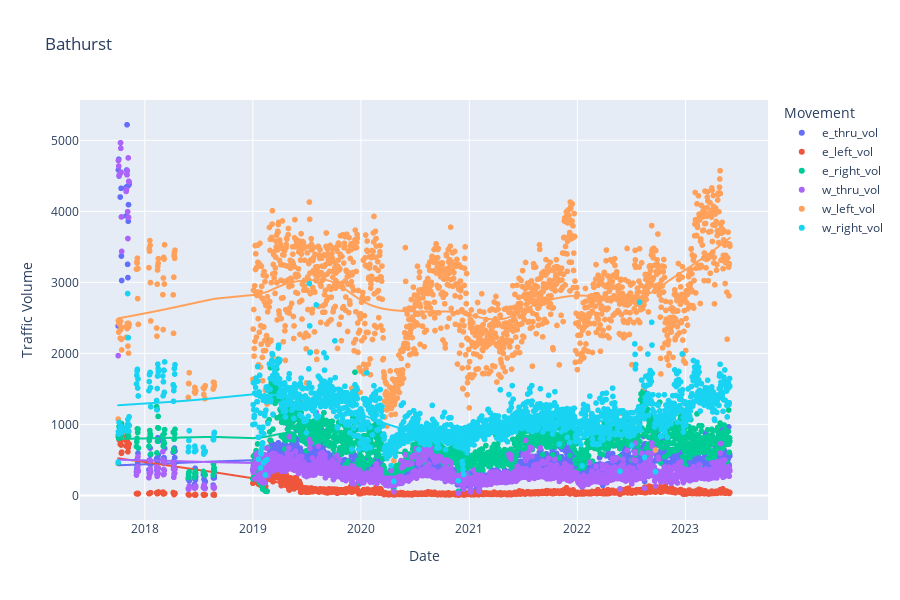

Notebook code cell kept with this figure:
### Code cell
fig = px.scatter(
    df_bathurst,
    x="datet", 
    y=["e_thru_vol", "e_left_vol", "e_right_vol", "w_thru_vol", "w_left_vol", "w_right_vol"],
    labels={
        "datet" : "Date", 
        "value" : "Traffic Volume", 
        "variable" : "Movement"}, 
    trendline="lowess", 
    trendline_options=dict(frac=0.3),
    height=600,
    title="Bathurst")

fig.show()

### Figure 1 — Plotly figure (JSON) as saved in the notebook; plotly's stock layout.template omitted (floating-point values rounded to 4 significant figures; data arrays with more than 128 entries replaced by an {"elided": "..."} marker saying what was removed)
{"data": [{"hovertemplate": "Movement=e_thru_vol<br>Date=%{x}<br>Traffic Volume=%{y}<extra></extra>", "legendgroup": "e_thru_vol", "marker": {"color": "#636efa", "symbol": "circle"}, "mode": "markers", "name": "e_thru_vol", "showlegend": true, "type": "scattergl", "x": {"elided": "1673 str values"}, "xaxis": "x", "y": {"elided": "1673 int values"}, "yaxis": "y"}, {"hovertemplate": "<b>LOWESS trendline</b><br><br>Movement=e_thru_vol<br>Date=%{x}<br>Traffic Volume=%{y} <b>(trend)</b><extra></extra>", "legendgroup": "e_thru_vol", "marker": {"color": "#636efa", "symbol": "circle"}, "mode": "lines", "name": "e_thru_vol", "showlegend": false, "type": "scattergl", "x": {"elided": "1673 str values"}, "xaxis": "x", "y": {"elided": "1673 float values"}, "yaxis": "y"}, {"hovertemplate": "Movement=e_left_vol<br>Date=%{x}<br>Traffic Volume=%{y}<extra></extra>", "legendgroup": "e_left_vol", "marker": {"color": "#EF553B", "symbol": "circle"}, "mode": "markers", "name": "e_left_vol", "showlegend": true, "type": "scattergl", "x": {"elided": "1673 str values"}, "xaxis": "x", "y": {"elided": "1673 int values"}, "yaxis": "y"}, {"hovertemplate": "<b>LOWESS trendline</b><br><br>Movement=e_left_vol<br>Date=%{x}<br>Traffic Volume=%{y} <b>(trend)</b><extra></extra>", "legendgroup": "e_left_vol", "marker": {"color": "#EF553B", "symbol": "circle"}, "mode": "lines", "name": "e_left_vol", "showlegend": false, "type": "scattergl", "x": {"elided": "1673 str values"}, "xaxis": "x", "y": {"elided": "1673 float values"}, "yaxis": "y"}, {"hovertemplate": "Movement=e_right_vol<br>Date=%{x}<br>Traffic Volume=%{y}<extra></extra>", "legendgroup": "e_right_vol", "marker": {"color": "#00cc96", "symbol": "circle"}, "mode": "markers", "name": "e_right_vol", "showlegend": true, "type": "scattergl", "x": {"elided": "1673 str values"}, "xaxis": "x", "y": {"elided": "1673 int values"}, "yaxis": "y"}, {"hovertemplate": "<b>LOWESS trendline</b><br><br>Movement=e_right_vol<br>Date=%{x}<br>Traffic Volume=%{y} <b>(trend)</b><extra></extra>", "legendgroup": "e_right_vol", "marker": {"color": "#00cc96", "symbol": "circle"}, "mode": "lines", "name": "e_right_vol", "showlegend": false, "type": "scattergl", "x": {"elided": "1673 str values"}, "xaxis": "x", "y": {"elided": "1673 float values"}, "yaxis": "y"}, {"hovertemplate": "Movement=w_thru_vol<br>Date=%{x}<br>Traffic Volume=%{y}<extra></extra>", "legendgroup": "w_thru_vol", "marker": {"color": "#ab63fa", "symbol": "circle"}, "mode": "markers", "name": "w_thru_vol", "showlegend": true, "type": "scattergl", "x": {"elided": "1673 str values"}, "xaxis": "x", "y": {"elided": "1673 int values"}, "yaxis": "y"}, {"hovertemplate": "<b>LOWESS trendline</b><br><br>Movement=w_thru_vol<br>Date=%{x}<br>Traffic Volume=%{y} <b>(trend)</b><extra></extra>", "legendgroup": "w_thru_vol", "marker": {"color": "#ab63fa", "symbol": "circle"}, "mode": "lines", "name": "w_thru_vol", "showlegend": false, "type": "scattergl", "x": {"elided": "1673 str values"}, "xaxis": "x", "y": {"elided": "1673 float values"}, "yaxis": "y"}, {"hovertemplate": "Movement=w_left_vol<br>Date=%{x}<br>Traffic Volume=%{y}<extra></extra>", "legendgroup": "w_left_vol", "marker": {"color": "#FFA15A", "symbol": "circle"}, "mode": "markers", "name": "w_left_vol", "showlegend": true, "type": "scattergl", "x": {"elided": "1673 str values"}, "xaxis": "x", "y": {"elided": "1673 int values"}, "yaxis": "y"}, {"hovertemplate": "<b>LOWESS trendline</b><br><br>Movement=w_left_vol<br>Date=%{x}<br>Traffic Volume=%{y} <b>(trend)</b><extra></extra>", "legendgroup": "w_left_vol", "marker": {"color": "#FFA15A", "symbol": "circle"}, "mode": "lines", "name": "w_left_vol", "showlegend": false, "type": "scattergl", "x": {"elided": "1673 str values"}, "xaxis": "x", "y": {"elided": "1673 float values"}, "yaxis": "y"}, {"hovertemplate": "Movement=w_right_vol<br>Date=%{x}<br>Traffic Volume=%{y}<extra></extra>", "legendgroup": "w_right_vol", "marker": {"color": "#19d3f3", "symbol": "circle"}, "mode": "markers", "name": "w_right_vol", "showlegend": true, "type": "scattergl", "x": {"elided": "1673 str values"}, "xaxis": "x", "y": {"elided": "1673 int values"}, "yaxis": "y"}, {"hovertemplate": "<b>LOWESS trendline</b><br><br>Movement=w_right_vol<br>Date=%{x}<br>Traffic Volume=%{y} <b>(trend)</b><extra></extra>", "legendgroup": "w_right_vol", "marker": {"color": "#19d3f3", "symbol": "circle"}, "mode": "lines", "name": "w_right_vol", "showlegend": false, "type": "scattergl", "x": {"elided": "1673 str values"}, "xaxis": "x", "y": {"elided": "1673 float values"}, "yaxis": "y"}], "layout": {"height": 600, "legend": {"title": {"text": "Movement"}, "tracegroupgap": 0}, "title": {"text": "Bathurst"}, "xaxis": {"anchor": "y", "domain": [0, 1], "title": {"text": "Date"}}, "yaxis": {"anchor": "x", "domain": [0, 1], "title": {"text": "Traffic Volume"}}}}
